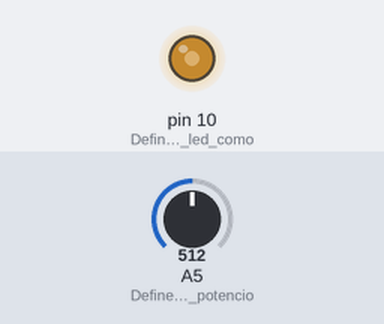
A sketch run on a simulated Arduino Uno, built with avr-gcc and run on an emulated ATmega328P. Parts: output pins drawn as LEDs (lit = HIGH). The inputs (shaded band) are chosen by the test bench; at power-on: A5 (Define_o_pino_do_potencio) = 512.

Above: at 1.2 s.
1.3 s: A5 (Define_o_pino_do_potencio) set to 716
At 1.8 s:
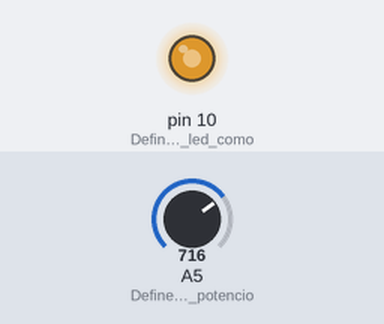
2.8 s: A5 (Define_o_pino_do_potencio) set to 900
At 4.0 s:
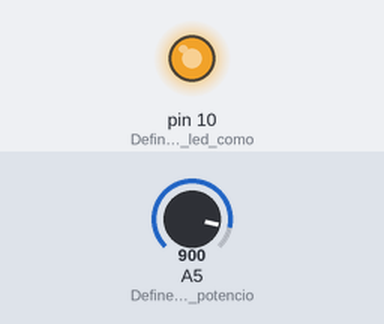
4.3 s: A5 (Define_o_pino_do_potencio) set to 122
At 5.3 s:
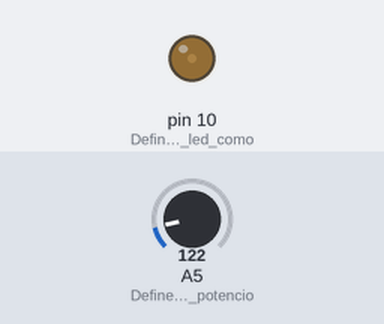
5.8 s: A5 (Define_o_pino_do_potencio) set to 0
At 6.4 s:
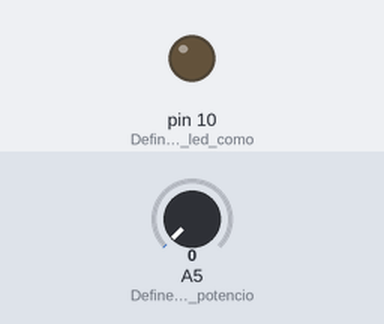
7.3 s: A5 (Define_o_pino_do_potencio) set to 511
At 7.6 s:
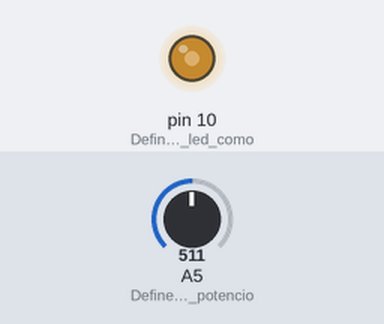
Timing chart, 0 to 9.8 s (numbered marks = the images above; inputs shaded):
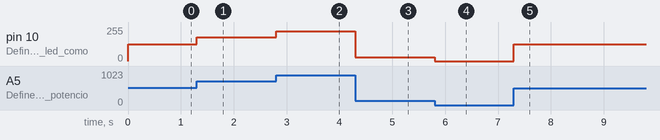

Measured:
- after the input at 1.3 s, pin 10 (Define_o_pino_do_led_como): 127/255 → 178/255 at once
- after the input at 2.8 s, pin 10 (Define_o_pino_do_led_como): 178/255 → 224/255 at once
- after the input at 4.3 s, pin 10 (Define_o_pino_do_led_como): 224/255 → 30/255 at once
- after the input at 5.8 s, pin 10 (Define_o_pino_do_led_como): 30/255 → 0/255 at once
- after the input at 7.3 s, pin 10 (Define_o_pino_do_led_como): 0/255 → 127/255 at once

The sketch:

code.ino
```cpp
int valorpot = 0; //Armazena valor lido do potenciometro, entre 0 e 1023

float luminosidade = 0; //Valor de luminosidade do led

void setup() {
    pinMode(10, OUTPUT); //Define o pino do led como saída
    pinMode(A5, INPUT); //Define o pino do potenciometro como entrada
}

void loop() {
    // Le o valor do pino do potenciometro
    valorpot = analogRead(A5);

    // Converte e atribui para a variavel "luminosidade" o
    // valor lido do potenciometro
    luminosidade = map(valorpot, 0, 1023, 0, 255);

    // Mostra o valor da luminosidade no monitor serial
    Serial.println(luminosidade);

    // Envia sinal analogico para a saída do led, com luminosidade variavel
    analogWrite(10, luminosidade);
}
```
